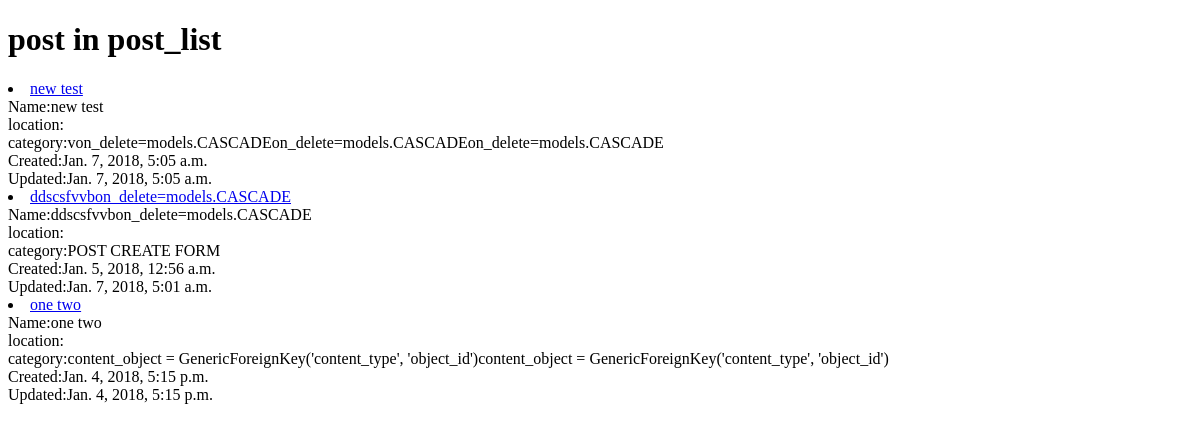
Page /dashboard/bich/ (signed in) on the earlier database version.
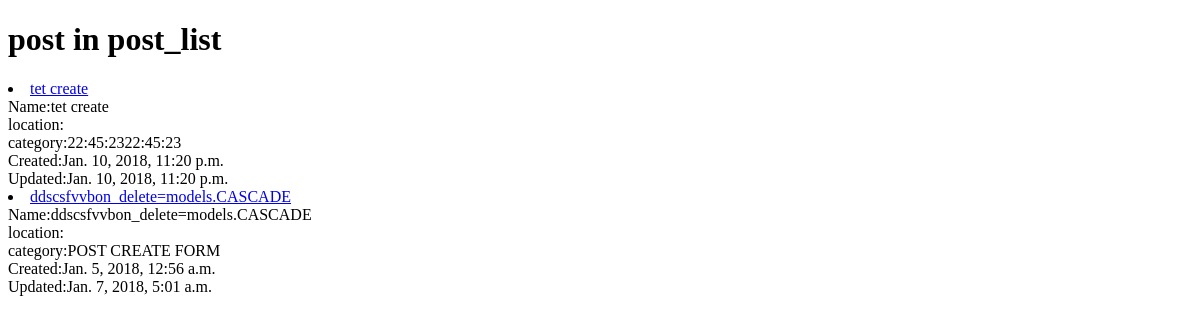
Same page on the later database version.
### Main/models.py (models this page shows, shortened)
class Post(models.Model):
    owner =  models.ForeignKey(User, on_delete=models.CASCADE)
    title = models.CharField(max_length=200)
    slug      =      models.SlugField(unique=True,blank=True, null=True)
    image = models.ImageField(upload_to=upload_location)
    image_2 = models.ImageField(upload_to=upload_location)
    image_3 = models.ImageField(upload_to=upload_location,blank=True, null=True)
    description = models.TextField()
    size_of_land = models.CharField(max_length=150)
    location_details = models.CharField(max_length=300)
    price = models.CharField(max_length=150)
    features = models.TextField()
    updated = models.DateTimeField(auto_now=True, auto_now_add=False)
    timestamp = models.DateTimeField(auto_now=False, auto_now_add=True)
    def __str__(self):
        return self.title
    def get_absolute_url(self):
        return reverse("Main:post_detail",kwargs={"slug":self.slug})
    class Meta:
        ordering = ["-timestamp", "-updated"]

### dashboard/views.py (the view)
class DashboardPostListView(LoginRequiredMixin,ListView):
    template_name = 'Dashboard/listings.html'
    def get_queryset(self):
        return Post.objects.filter(owner=self.request.user)

### Main/templates/Main/post_list.html (shortened to what this page needs)
<!DOCTYPE html>
<html lang="en">
<head>
</head>
<body>
    <h1> post in post_list</h1>
    {% for post in post_list %}
    <li><a href="{{ post.get_absolute_url }}">{{ post }}</a></li>
   Name:{{ post.title }} <br>   location:{{ post.location }} <br> category:{{ post.description }}  <br> Created:{{ post.timestamp }} <br>Updated:{{ post.updated }}
    {% endfor %}
</body>
</html>

Differences in the rows shown:
removed Post: title "new test", description "von_delete=models.CASCADEon_delete=models.CASCADEon_delete=models.CASCADE", timestamp "Jan. 7, 2018, 5:05 a.m.", updated "Jan. 7, 2018, 5:05 a.m."
removed Post: title "one two", description "content_object = GenericForeignKey('content_type', 'object_id')content_object = GenericForeignKey('content_type', 'object_id')", timestamp "Jan. 4, 2018, 5:15 p.m.", updated "Jan. 4, 2018, 5:15 p.m."
added Post: title "tet create", description "22:45:2322:45:23", timestamp "Jan. 10, 2018, 11:20 p.m.", updated "Jan. 10, 2018, 11:20 p.m."
